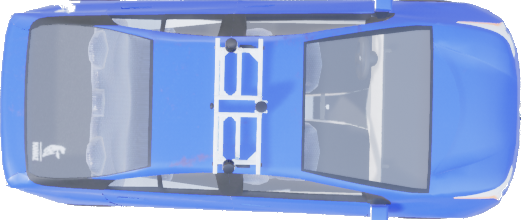
//> input picture Lesson 4/Prius_Top.png, 521 x 220 px
$ ./Park_assist   (built with g++ and OpenCV 4)
//> lines starting //> are read from the running program, lines starting //| are printed output that depends on the picture
#include<iostream>
#include <opencv2/core/core.hpp>
#include <opencv2/highgui/highgui.hpp>
#include <opencv2/imgproc.hpp>

using namespace cv;
using namespace std;

#define PI 3.14159265
int main(int argc, char *argv[])
{
    Mat src = imread("Prius_Top.png");
//> src is the input picture: 220 rows x 521 cols, CV_8UC3; mean B, G, R 213, 164.8, 142.4
    Mat Prius;
    resize(src, Prius, Size(454, 176));
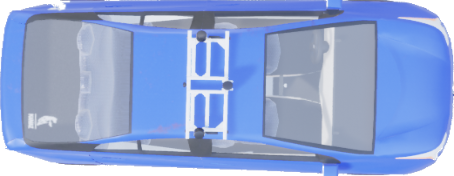
//> Prius: 176 rows x 454 cols, CV_8UC3; mean B, G, R 212.9, 164.7, 142.3
    int a = 40;
    Mat drawing = Mat::zeros(Prius.rows * 3, Prius.cols * 3, CV_8UC3);
    namedWindow("winda", WINDOW_AUTOSIZE);
    //rectangle(drawing, Rect(Prius.cols, Prius.rows, Prius.cols, Prius.rows), Scalar(255, 0 , 0), 3, LINE_AA, 0);
    createTrackbar("Steering angle", "winda", &a, 81);
    while (true)
    {
        drawing = Mat::zeros(Prius.rows * 3, Prius.cols * 3, CV_8UC3);
        rectangle(drawing, Rect(Point(0, 0), Point(drawing.cols, drawing.rows)), Scalar(255,255,255), -1, 8, 0);
//> drawing: 528 rows x 1362 cols, CV_8UC3; every value is 255
        Prius.copyTo(drawing(Rect(Prius.cols, Prius.rows, Prius.cols, Prius.rows)));
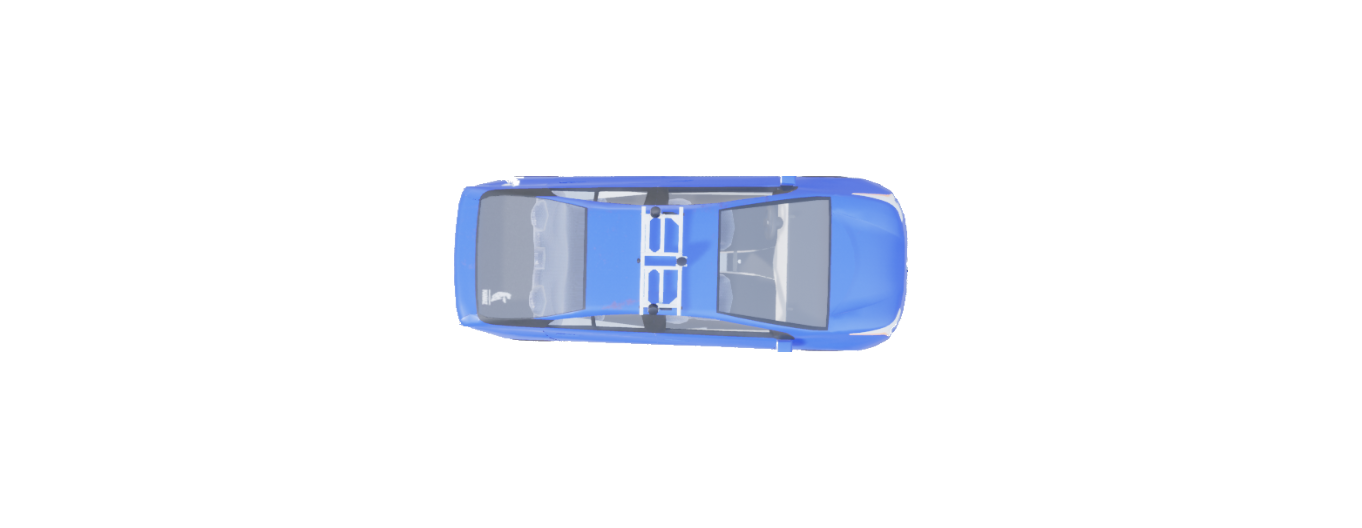
//> drawing: 528 rows x 1362 cols, CV_8UC3; mean B, G, R 250.3, 245, 242.5

        int angle = a - 40;
        line(drawing, Point(Prius.cols + 92 - 15, Prius.rows), Point(Prius.cols + 92 + 15, Prius.rows), Scalar(0,0,255), 6, LINE_AA, 0);
        line(drawing, Point(Prius.cols + 92 - 15, Prius.rows + 176), Point(Prius.cols + 92 + 15, Prius.rows + 176), Scalar(0,0,255), 6, LINE_AA, 0);
        line(drawing, Point(Prius.cols + 92 + 270 - 15 * cos(angle * PI / 180.0), Prius.rows + 15 * sin(angle * PI / 180.0)), Point(Prius.cols + 92 + 270 + 15 * cos(angle * PI / 180.0), Prius.rows - 15 * sin(angle * PI / 180.0)), Scalar(0,0,255), 6, LINE_AA, 0);
        line(drawing, Point(Prius.cols + 92 + 270 - 15 * cos(angle * PI / 180.0), Prius.rows + 15 * sin(angle * PI / 180.0) + 176), Point(Prius.cols + 92 + 270 + 15 * cos(angle * PI / 180.0), Prius.rows - 15 * sin(angle * PI / 180.0) + 176), Scalar(0,0,255), 6, LINE_AA, 0);
        if (angle > 0)
            circle(drawing, Point(Prius.cols + 92, Prius.rows + 88 - 270/tan(angle * PI / 180.0)), 270/sin(angle * PI / 180.0), Scalar(0, 255, 0), 15, LINE_AA, 0);
            else if (angle < 0) circle(drawing, Point(Prius.cols + 92, Prius.rows + 88 - 270/tan((180 + angle) * PI / 180.0)), 270/sin((180 + angle) * PI / 180.0), Scalar(0, 255, 0), 15, LINE_AA, 0);
        else
            line(drawing, Point(Prius.cols + 92, Prius.rows + 88), Point(Prius.cols + 1000, Prius.rows + 88), Scalar(0, 255, 0), 15, LINE_AA, 0);
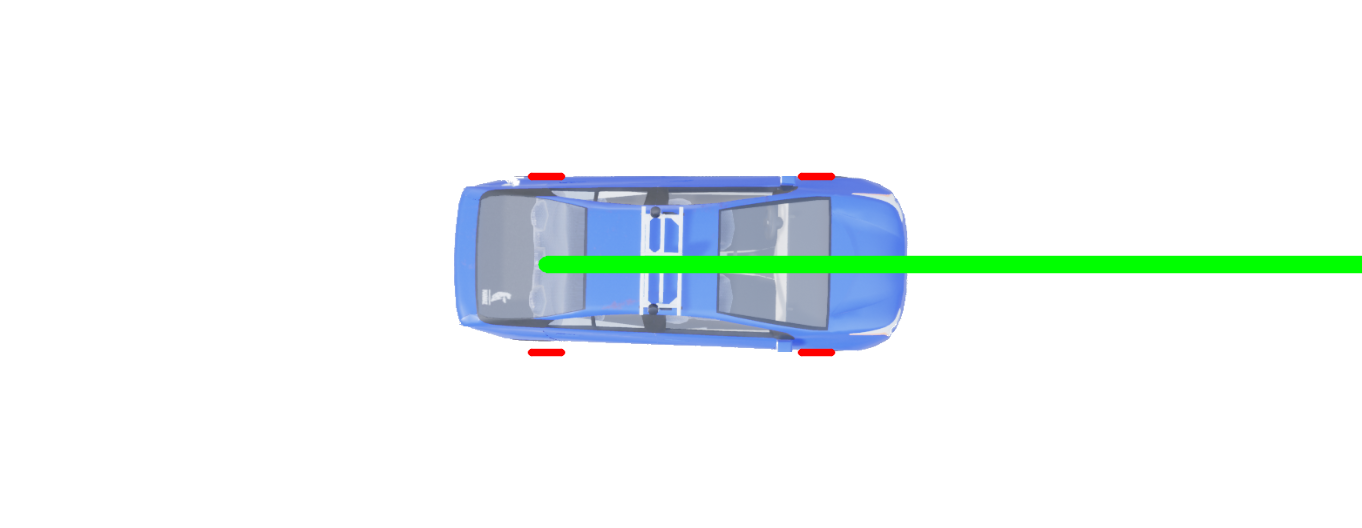
//> drawing: 528 rows x 1362 cols, CV_8UC3; mean B, G, R 245.2, 245.4, 238.5
        imshow("winda", drawing);
        //imshow("second_window", Prius);
        waitKey(1);
        if (a == 81) break;
    }

}
